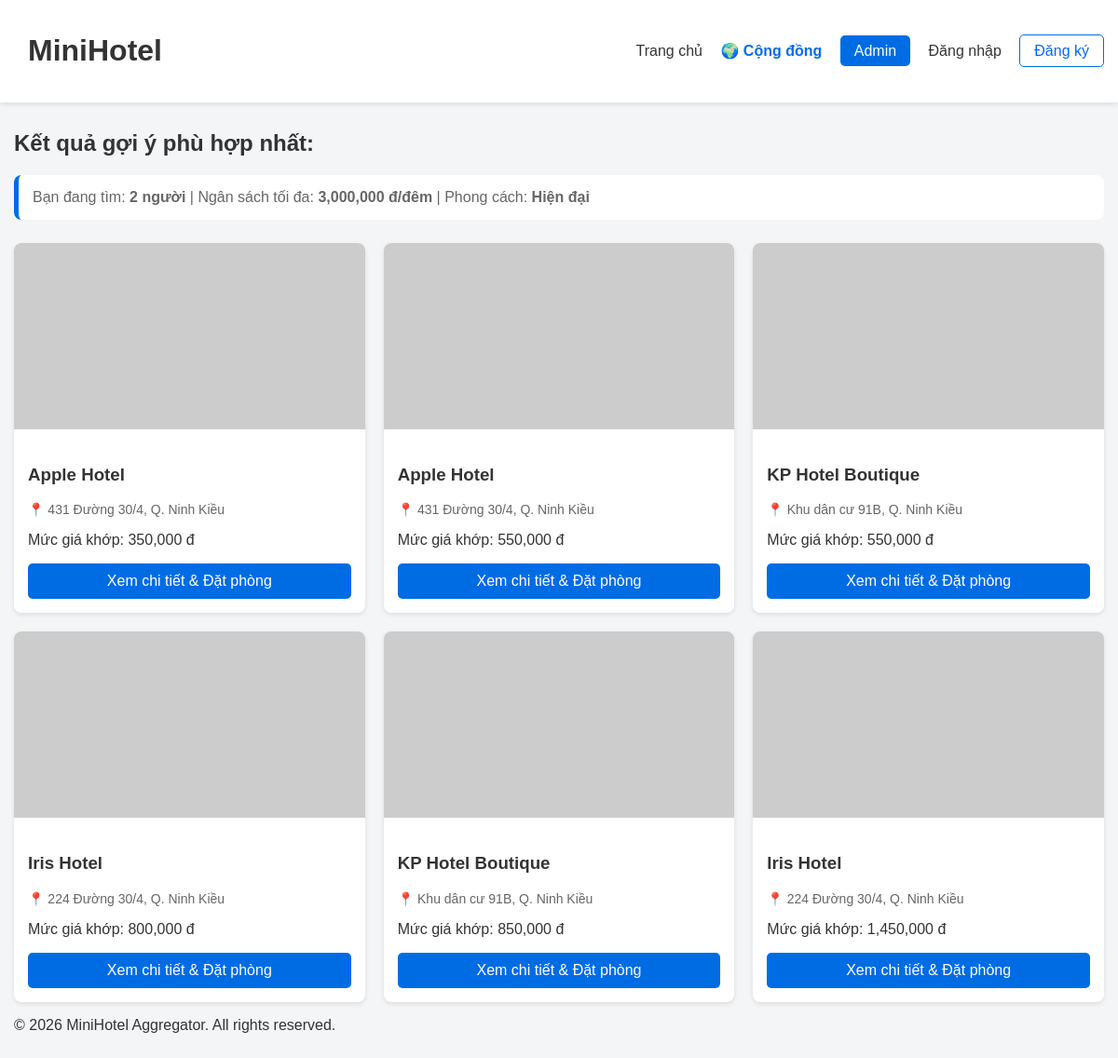
Screenshot of /search.php with the database file from the repository.
### tables this page shows
CREATE TABLE `rooms` (
  `id` int(11) NOT NULL AUTO_INCREMENT,
  `hotel_id` int(11) NOT NULL,
  `capacity` int(11) NOT NULL,
  `price` decimal(10,0) NOT NULL,
  PRIMARY KEY (`id`),
  FOREIGN KEY (`hotel_id`) REFERENCES `hotels`(`id`) ON DELETE CASCADE
);

CREATE TABLE `hotels` (
  `id` int(11) NOT NULL AUTO_INCREMENT,
  `name` varchar(150) NOT NULL,
  `address` varchar(255) DEFAULT NULL,
  `star_rating` int(1) DEFAULT 3,
  `vibe` varchar(50) DEFAULT NULL,
  `description` text DEFAULT NULL,
  PRIMARY KEY (`id`)
);

### search.php (the view, shortened to what this page needs)
<?php
require_once 'includes/db-connect.php';
require_once 'includes/header.php';
$capacity = isset($_GET['capacity']) ? (int)$_GET['capacity'] : 2;
$budget = isset($_GET['budget']) ? (int)$_GET['budget'] : 3000000;
$vibe = isset($_GET['vibe']) ? trim($_GET['vibe']) : 'Hiện đại';
$sql = "SELECT h.id, h.name, h.address, h.vibe, r.price,
        (SELECT image_url FROM hotel_images WHERE hotel_id = h.id AND is_primary = 1 LIMIT 1) as image_url
        FROM hotels h
        JOIN rooms r ON h.id = r.hotel_id
        WHERE r.capacity >= :capacity
        AND r.price <= :budget
        AND h.vibe = :vibe
        ORDER BY r.price ASC";
$stmt = $pdo->prepare($sql);
$stmt->execute([
    'capacity' => $capacity,
    'budget' => $budget,
    'vibe' => $vibe
]);
$results = $stmt->fetchAll(PDO::FETCH_ASSOC);
?>
<section class="hotel-list-section" style="margin-top: 30px;">
    <h2>Kết quả gợi ý phù hợp nhất:</h2>
    <p style="margin-bottom: 25px; color: #666; background: #fff; padding: 15px; border-radius: 8px; border-left: 5px solid var(--primary);">
        Bạn đang tìm: <strong><?= $capacity ?> người</strong> |
        Ngân sách tối đa: <strong><?= number_format($budget) ?> đ/đêm</strong> |
        Phong cách: <strong><?= htmlspecialchars($vibe) ?></strong>
    </p>
    <div class="hotel-grid">
        <?php if(count($results) > 0): ?>
            <?php foreach($results as $hotel): ?>
            <article class="hotel-card">
                <img src="<?= htmlspecialchars($hotel['image_url'] ?: 'https://via.placeholder.com/400x250') ?>" alt="<?= htmlspecialchars($hotel['name']) ?>">
                <div class="card-content">
                    <h3><?= htmlspecialchars($hotel['name']) ?></h3>
                    <p style="color: #666; font-size: 14px; margin-bottom: 10px;">📍 <?= htmlspecialchars($hotel['address']) ?></p>
                    <p class="price">Mức giá khớp: <?= number_format($hotel['price']) ?> đ</p>
                    <div class="card-actions" style="margin-top: 15px;">
                        <a href="detail.php?id=<?= $hotel['id'] ?>" class="btn-primary" style="display: block; width: 100%; text-align: center; text-decoration: none;">Xem chi tiết & Đặt phòng</a>
                    </div>
                </div>
            </article>
            <?php endforeach; ?>
        <?php endif; ?>
    </div>
</section>
<?php require_once 'includes/footer.php'; ?>

### includes/header.php (shortened to what this page needs)
<!DOCTYPE html>
<html lang="vi">
<head>
    <link rel="stylesheet" href="css/style.css">
</head>
<body>
    <header class="navbar">
        <div class="container nav-content">
            <h1 class="logo"><a href="index.php" style="text-decoration:none; color:inherit;">Mini<span>Hotel</span></a></h1>
            <nav>
                <a href="index.php">Trang chủ</a>
                <a href="community.php" style="color: var(--primary); font-weight: bold;">🌍 Cộng đồng</a>
                <a href="login.php" class="btn-login">Admin</a>
                <?php if (isset($_SESSION['user_id']) && $_SESSION['role'] === 'admin'): ?>
                    <span>Xin chào, <b><?= htmlspecialchars($_SESSION['username']) ?></b></span>
                    <a href="admin.php" class="btn-login">Quản trị</a>
                    <a href="logout.php" class="btn-outline">Đăng xuất</a>
                <?php elseif (isset($_SESSION['user_id'])): ?>
                    <span>Xin chào, <b><?= htmlspecialchars($_SESSION['username']) ?></b></span>
                    <a href="logout.php" class="btn-outline">Đăng xuất</a>
                <?php else: ?>
                    <a href="login.php">Đăng nhập</a>
                    <a href="register.php" class="btn-register">Đăng ký</a>
                <?php endif; ?>
            </nav>
        </div>
    </header>
    <main class="container">

### includes/footer.php (shortened to what this page needs)
</main>
    <footer class="footer">
        <div class="container">
            <p>&copy; 2026 MiniHotel Aggregator. All rights reserved.</p>
        </div>
    </footer>
</body>
</html>

### css/style.css (style rules this page uses)
:root { --primary: #006CE4; --bg-color: #f4f5f7; --text-color: #333; }
* { box-sizing: border-box; font-family: sans-serif; }
body { background: var(--bg-color); color: var(--text-color); margin: 0; padding-bottom: 100px; }
.container { max-width: 1200px; margin: 0 auto; padding: 0 15px; }
.navbar { background: #fff; padding: 15px 0; box-shadow: 0 2px 5px rgba(0, 0, 0, 0.1); }
.nav-content { display: flex; justify-content: space-between; align-items: center; }
.nav-content a { text-decoration: none; color: var(--text-color); margin-left: 15px; }
.btn-login { background: var(--primary); color: #fff !important; padding: 8px 15px; border-radius: 5px; }
.btn-primary { background: var(--primary); color: #fff; border: none; padding: 10px 20px; border-radius: 5px; cursor: pointer; }
.hotel-grid { display: grid; grid-template-columns: repeat(auto-fill, minmax(300px, 1fr)); gap: 20px; }
.hotel-card { background: #fff; border-radius: 8px; overflow: hidden; box-shadow: 0 2px 5px rgba(0, 0, 0, 0.1); }
.hotel-card img { width: 100%; height: 200px; object-fit: cover; transition: opacity 0.5s ease-in-out; }
.card-content { padding: 15px; }
.card-actions { display: flex; justify-content: space-between; margin-top: 15px; }
.btn-register { background: #fff; color: var(--primary) !important; border: 1px solid var(--primary); padding: 8px 15px; border-radius: 5px; }

### rows the page displays
rooms: hotel.name "Apple Hotel", hotel.address "431 Đường 30/4, Q. Ninh Kiều", price "350,000"
rooms: hotel.name "Apple Hotel", hotel.address "431 Đường 30/4, Q. Ninh Kiều", price "550,000"
rooms: hotel.name "KP Hotel Boutique", hotel.address "Khu dân cư 91B, Q. Ninh Kiều", price "550,000"
rooms: hotel.name "Iris Hotel", hotel.address "224 Đường 30/4, Q. Ninh Kiều", price "800,000"
rooms: hotel.name "KP Hotel Boutique", hotel.address "Khu dân cư 91B, Q. Ninh Kiều", price "850,000"
rooms: hotel.name "Iris Hotel", hotel.address "224 Đường 30/4, Q. Ninh Kiều", price "1,450,000"

### other values shown
$capacity "2"
$budget "3,000,000"
$vibe "Hiện đại"
